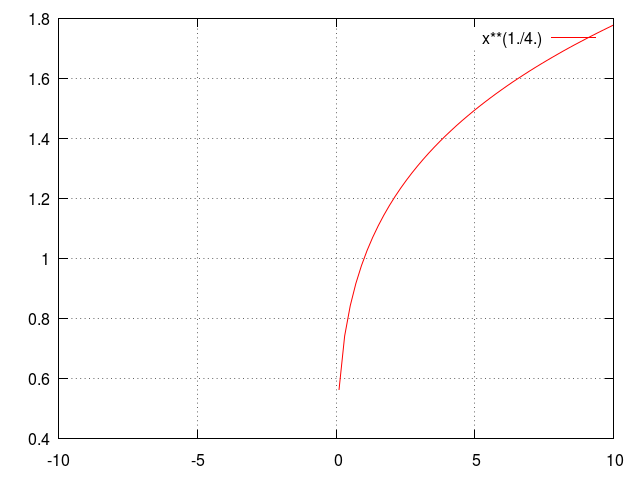

Recreate this plot in gnuplot.
load "lib_common.plt"
plot x**(1./4.)
